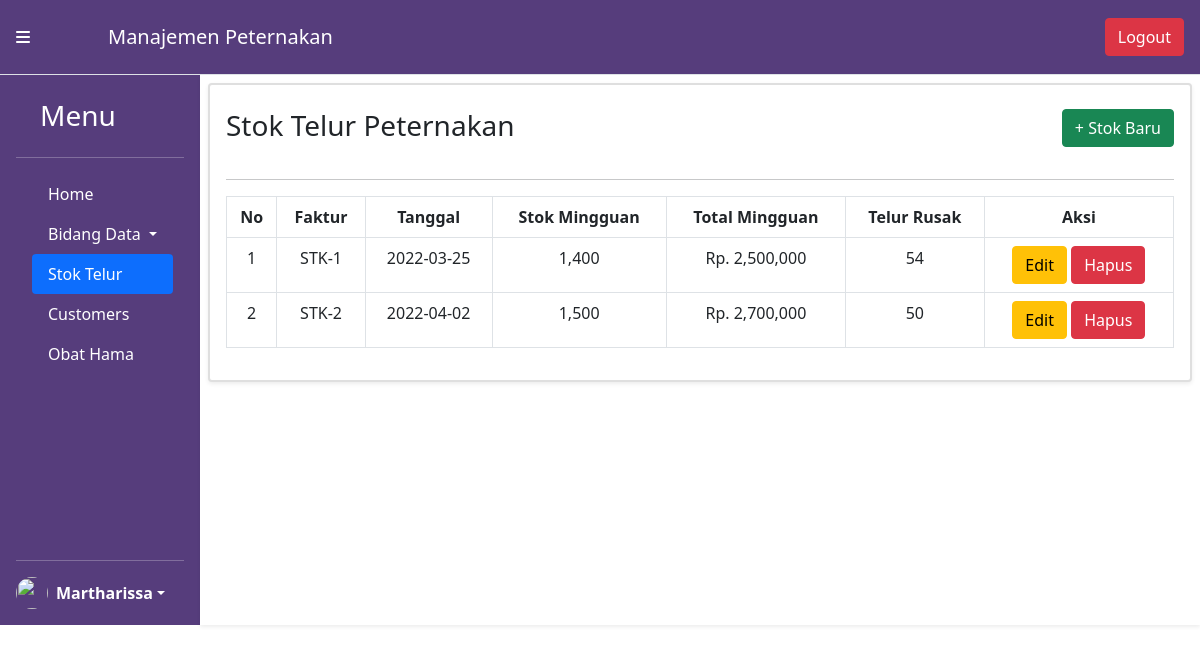
Page /View/content/stok/stok_telur.php on the committed database.
### tables this page shows
CREATE TABLE `stok_telur` (
  `id_stok_telur` int(11) NOT NULL,
  `faktur` varchar(20) NOT NULL,
  `tanggal` date NOT NULL,
  `stok_mingguan` int(11) NOT NULL,
  `total_mingguan` int(11) NOT NULL,
  `telur_rusak` int(11) NOT NULL
);

### View/content/stok/stok_telur.php (the view, shortened to what this page needs)
<?php include_once("../../../Model/database/config.php"); ?>
<!DOCTYPE html>
<head>
    <?php include_once("../../navbar/header.php"); ?>
</head>
<body>
    <?php include_once("../../navbar/navbar.php"); ?>
    <div class="container-fluid border-2 p-2 shadow-sm">
        <div class="container-fluid border-2 p-3 shadow-sm mb-3 card">
    <?php
    if(isset($_GET['get'])){
        $get = $_GET['get'];
        if($get == "add"){
            ?>
            <h5 class="text-dark mt-2 mb-1">Form Penambahan Data Stok Telur</h5>
            <hr>
            <form action="../../../Model/content/stok/add_stok.php" method="post">
                <?php
                    $query = mysqli_query($mysqli, "SELECT * FROM stok_telur ORDER BY id_stok_telur DESC LIMIT 1");
                    $data = mysqli_fetch_array($query);
                    if($data == null){
                        $new_faktur = "STK-1";
                    }else{
                        $faktur = $data['faktur'];
                        $new_faktur = explode("-", $faktur);
                        $new_faktur = "STK-".($new_faktur[1]+1);
                    }
                ?>
                <div class="form-group my-3">
                    <label for="faktur" class="form-label">Faktur</label>
                    <input type="text" class="form-control" id="faktur" name="faktur" value="<?php echo $new_faktur; ?>" readonly>
                </div>
                <div class="form-group my-3">
                    <label for="tanggal" class="form-label mb-2">Tanggal</label>
                    <input type="date" class="form-control" id="tanggal" name="tanggal" placeholder="Tanggal" required>
                </div>
                <div class="form-group my-3">
                    <label for="stok_mingguan" class="form-label mb-2">Stok Mingguan</label>
                    <input type="number" class="form-control" id="stok_mingguan" name="stok_mingguan" placeholder="Stok Mingguan" required>
                </div>
                <div class="form-group my-3">
                    <label for="total_mingguan" class="form-label mb-2">Total Mingguan</label>
                    <input type="number" class="form-control" id="total_mingguan" name="total_mingguan" placeholder="Total Mingguan" required>
                </div>
                <div class="form-group my-3">
                    <label for="telur_rusak" class="form-label mb-2">Telur Rusak</label>
                    <input type="number" class="form-control" id="telur_rusak" name="telur_rusak" placeholder="Telur Rusak" required>
                </div>
                <button type="submit" name="submit" class="btn btn-primary">Submit</button>
            </form>
            <?php
        }
        else if($get == 'edit'){
            $id = $_GET['id'];
            $query = mysqli_query($mysqli, "SELECT * FROM stok_telur WHERE id_stok_telur = '$id'");
            $data = mysqli_fetch_array($query);
            ?>
            <h5 class="text-dark mt-2 mb-1">Form Edit Data Stok Telur</h5>
            <hr>
            <form action="../../../Model/content/stok/edit_stok.php" method="post">
                <input type="hidden" name="id" value="<?php echo $data['id_stok_telur']; ?>">
                <div class="form-group my-3">
                    <label for="faktur" class="form-label mb-2">Faktur</label>
                    <input type="text" class="form-control" id="faktur" name="faktur" placeholder="Faktur" value="<?php echo $data['faktur']; ?>" readonly>
                </div>
                <div class="form-group my-3">
                    <label for="tanggal" class="form-label mb-2">Tanggal</label>
                    <input type="date" class="form-control" id="tanggal" name="tanggal" placeholder="Tanggal" value="<?php echo $data['tanggal']; ?>" required>
                </div>
                <div class="form-group my-3">
                    <label for="stok_mingguan" class="form-label mb-2">Stok Mingguan</label>
                    <input type="number" class="form-control" id="stok_mingguan" name="stok_mingguan" placeholder="Stok Mingguan" value="<?php echo $data['stok_mingguan']; ?>" required>
                </div>
                <div class="form-group my-3">
                    <label for="total_mingguan" class="form-label mb-2">Total Mingguan</label>
                    <input type="number" class="form-control" id="total_mingguan" name="total_mingguan" placeholder="Total Mingguan" value="<?php echo $data['total_mingguan']; ?>" required>
                </div>
                <div class="form-group my-3">
                    <label for="telur_rusak" class="form-label mb-2">Telur Rusak</label>
                    <input type="number" class="form-control" id="telur_rusak" name="telur_rusak" placeholder="Telur Rusak" value="<?php echo $data['telur_rusak']; ?>" required>
                </div>
                <button type="submit" name="submit" class="btn btn-primary">Submit</button>
            </form>
            <?php
        }
    }
    else{
    ?>
            <h3 class="text-dark mt-2 mb-3">Stok Telur Peternakan <span><a href="stok_telur.php?get=add"><button class="btn btn-success float-end">+ Stok Baru</button></a></span> </h3>
            <hr>
            <div class="row">
                <div class="col-md-12">
                    <div class="table-responsive">
                        <table class="table table-bordered table-hover text-center" id="dataTable">
                            <thead class="thead-dark">
                                <tr>
                                    <th>No</th>
                                    <th>Faktur</th>
                                    <th>Tanggal</th>
                                    <th>Stok Mingguan</th>
                                    <th>Total Mingguan</th>
                                    <th>Telur Rusak</th>
                                    <th>Aksi</th>
                                </tr>
                            </thead>
                            <tbody>
                                <?php
                                $no = 1;
                                $query = "SELECT * FROM stok_telur";
                                $result = mysqli_query($mysqli, $query);
                                while($row = mysqli_fetch_assoc($result)){
                                ?>
                                <tr>
                                    <td><?php echo $no; ?></td>
                                    <td><?php echo $row['faktur'] ?></td>
                                    <td><?php echo $row['tanggal'] ?></td>
                                    <td><?php echo number_format($row['stok_mingguan']) ?></td>
                                    <td>Rp. <?php echo number_format($row['total_mingguan']) ?></td>
                                    <td><?php echo number_format($row['telur_rusak']) ?></td>
                                    <td>
                                        <a href="stok_telur.php?get=edit&id=<?php echo $row['id_stok_telur'] ?>"><button class="btn btn-warning">Edit</button></a>
                                        <a href="../../../Model/content/stok/delete_stok.php?id=<?php echo $row['id_stok_telur'] ?>"><button class="btn btn-danger">Hapus</button></a>
                                    </td>
                                </tr>
                                <?php
                                $no++;
                                }
                                ?>
                            </tbody>
                        </table>
                    </div>
        </div>
    </div>
    <?php
    }
    ?>
</body>

### rows in the picture
stok_telur: faktur "STK-1", tanggal "2022-03-25", stok_mingguan "1,400", total_mingguan "2,500,000", telur_rusak "54"
stok_telur: faktur "STK-2", tanggal "2022-04-02", stok_mingguan "1,500", total_mingguan "2,700,000", telur_rusak "50"
